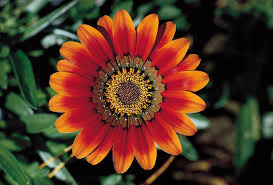
#> input picture samples/flower.jpg, 273 x 185 px
$ python -i bee.py   (imports and definitions only)
#> lines starting #> are read from the running program, lines starting #| are printed output that depends on the picture; after the words box and inside, x2 and y2 are one past the last pixel; in counts of white or black regions, pixels touching at a corner belong together
#> further down, picture is the input picture: shape (185, 273, 3); mean B, G, R 35.5, 53.5, 83.5
import cv2
import numpy as np
from matplotlib import pyplot as plt
from scipy.ndimage.filters import gaussian_filter
import simulator.translations as trans

def bee(bgr):
    rgb = cv2.cvtColor(bgr, cv2.COLOR_BGR2RGB)
    gamma_expand = 2.2
    gamma_compressed = 1.0/gamma_expand

    im = rgb.astype('float')/255.0
    im = im**gamma_expand
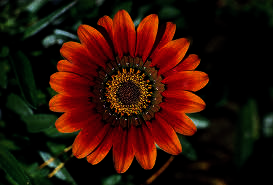
#> im: shape (185, 273, 3) float64; mean R, G, B 0.188, 0.0674, 0.026

    r_human,g_human,b_human = cv2.split(im)
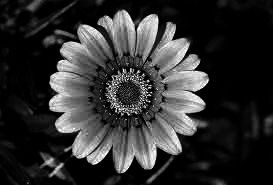
#> r_human: shape (185, 273) float64; min 0, max 1, mean 0.188
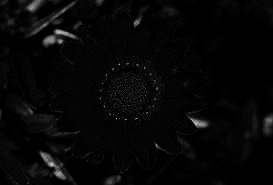
#> b_human: shape (185, 273) float64; min 0, max 0.789, mean 0.026

    r_bee = r_human
    r_bee[r_bee>.5] = .5
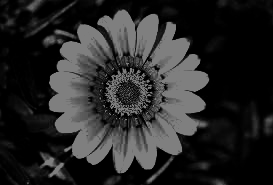
#> r_bee: shape (185, 273) float64; 16.89% of pixels changed, all inside (x1, y1, x2, y2) = (46, 10, 209, 180)
    g_bee = g_human
    b_bee = b_human

    ####   brightness discrimination
    # https://jov.arvojournals.org/article.aspx?articleid=2121581
    # humans are trichomat and our vision is most sensetive to green
    # which these coefficients reflect
    mean_brightness = np.mean(r_human)*.3 + \
                      np.mean(g_human) * .59 + \
                      np.mean(b_human) * .11
#> mean_brightness = 0.0894
    # human weber fraction = .11
    # dog weber fraction ~.22
    r_bee = (r_bee+mean_brightness)/2.
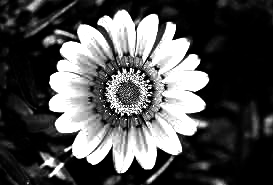
#> r_bee: shape (185, 273) float64; min 0.0447, max 0.295, mean 0.123; drawn with min black and max white
    g_bee = (g_bee+mean_brightness)/2.
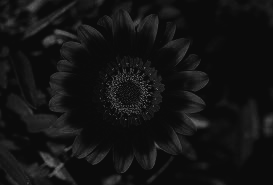
#> g_bee: shape (185, 273) float64; min 0.0447, max 0.494, mean 0.0784
    b_bee = (b_bee+mean_brightness)/2.
    im = cv2.merge([r_bee, g_bee, b_bee])
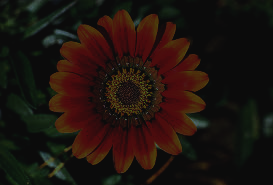
#> im: shape (185, 273, 3) float64; mean R, G, B 0.123, 0.0784, 0.0577


    # Visual Acuity
#> (the run stopped early here; a loop or call above may not have finished)

$ run again, on samples/image1.jpg
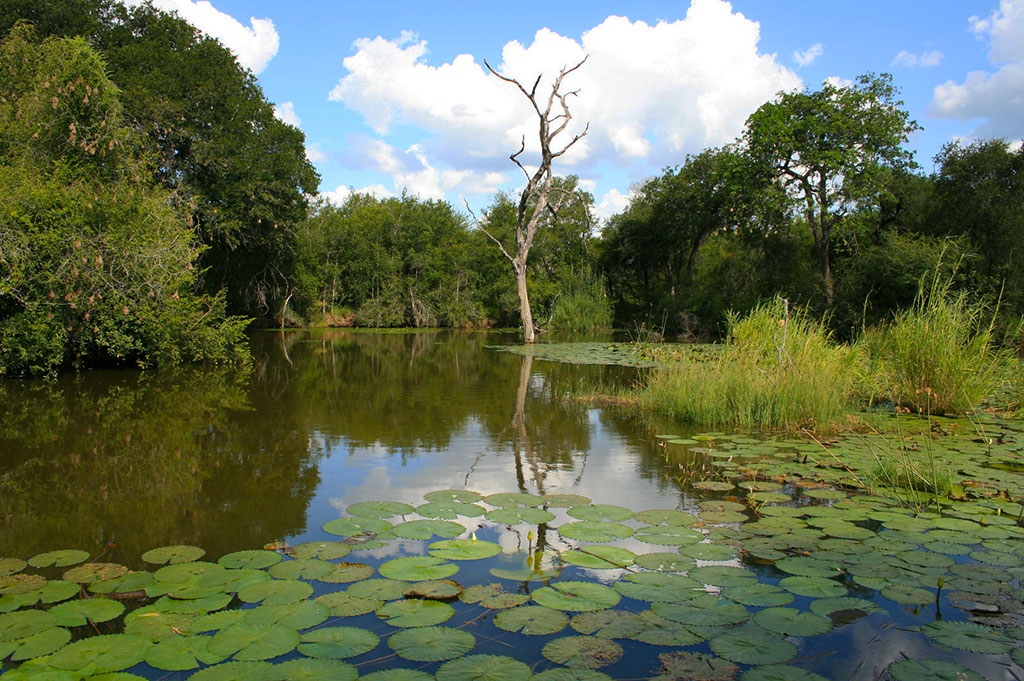
#> input picture samples/image1.jpg, 1024 x 681 px
#> picture is the input picture: shape (681, 1024, 3); mean B, G, R 83.3, 111.4, 99.7
#> in bee, `r_bee[r_bee>.5] = .5`:
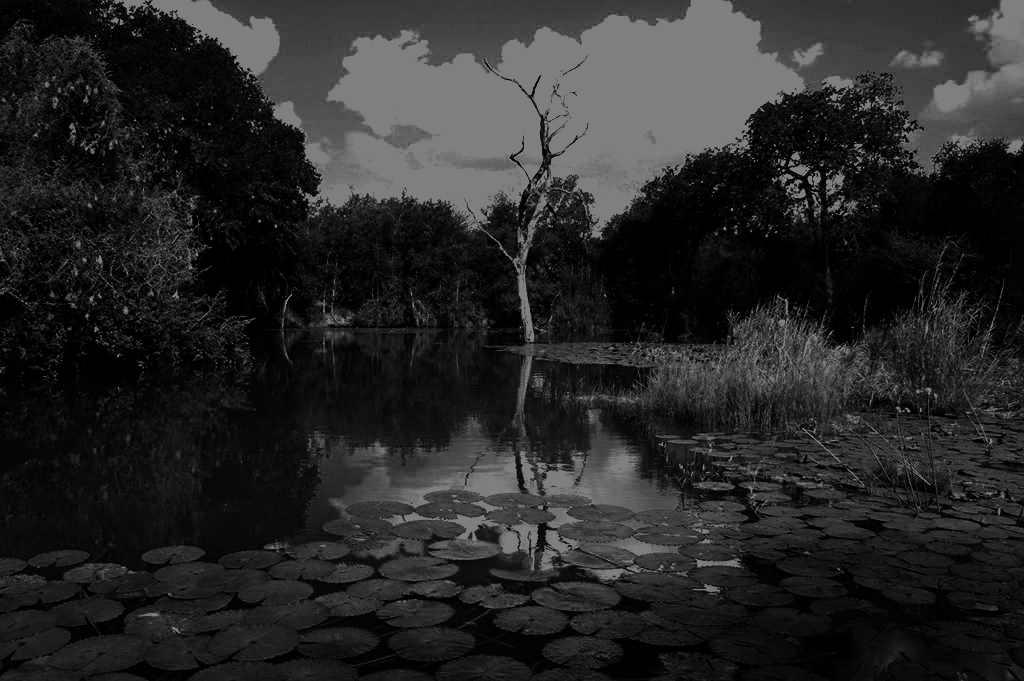
#> r_bee: shape (681, 1024) float64; min 0, max 0.5, mean 0.157
#> mean_brightness = 0.207
#> in bee, `im = cv2.merge([r_bee, g_bee, b_bee])`:
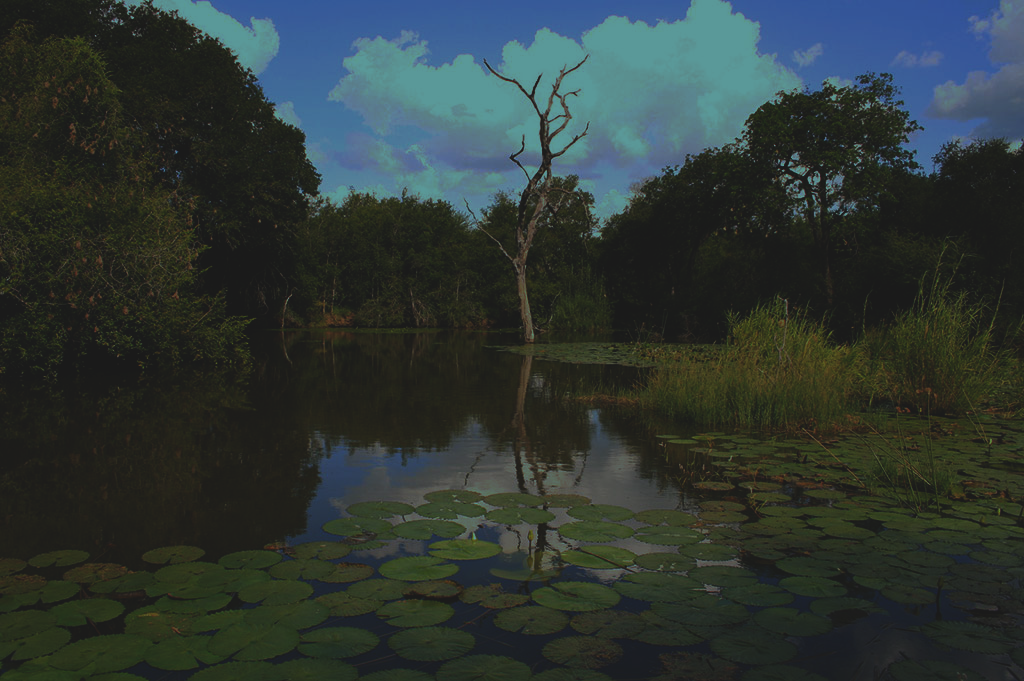
#> im: shape (681, 1024, 3) float64; mean R, G, B 0.182, 0.219, 0.209
